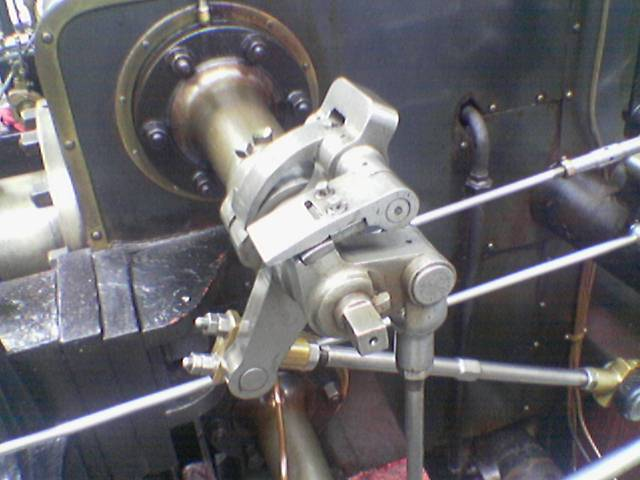
#> input picture Images/original_image.PNG, 640 x 480 px
$ python sobel_from_scratch.py
#> lines starting #> are read from the running program, lines starting #| are printed output that depends on the picture
"""
There is a lot of good information out there related to this topic. The image used in this example was extracted from:
https://en.wikipedia.org/wiki/Sobel_operator

The same concepts explained in this code can be used for other types of filters.

A color image is an array of dimension N x M x 3 where N is the height (number of rows), M is the width (number of
columns) and 3 is related to the colors red, green, blue composing the image.

A grayscale_image image is an array of dimension N x M.

There are lots of good information about color to grayscale_image image transformations out there on the web.
The following link has a very interesting discussion of how to properly do it:
https://stackoverflow.com/questions/687261/converting-rgb-to-grayscale-intensity
"""

from matplotlib.image import imread
import matplotlib.pyplot as plt
import numpy as np

# #---------------------------------------------------------------------------------------------------------------------
# PART I - Transforming an image from color to grayscale
# #---------------------------------------------------------------------------------------------------------------------

# Here we import the image file as an array of shape (nx, ny, nz)
image_file = 'Images/original_image.PNG'
input_image = imread(image_file)  # this is the array representation of the input image
#> input_image is the input picture: shape (480, 640, 3) float32; mean R, G, B 0.417, 0.411, 0.427
[nx, ny, nz] = np.shape(input_image)  # nx: height, ny: width, nz: colors (RGB)
#> nx = 480; ny = 640; nz = 3

# Extracting each one of the RGB components
r_img, g_img, b_img = input_image[:, :, 0], input_image[:, :, 1], input_image[:, :, 2]
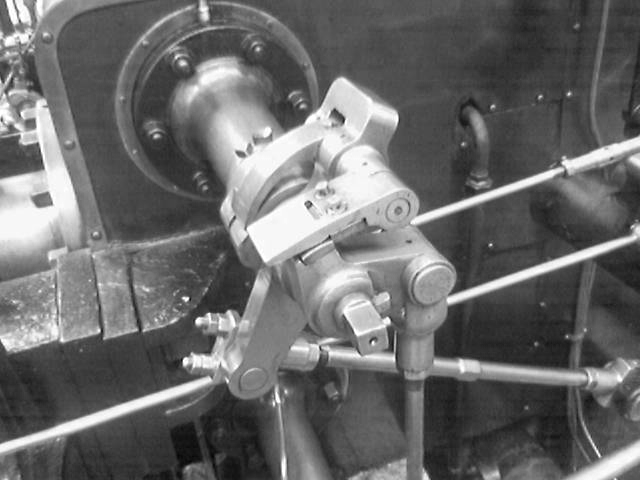
#> r_img: shape (480, 640) float32; min 0.0118, max 1, mean 0.417
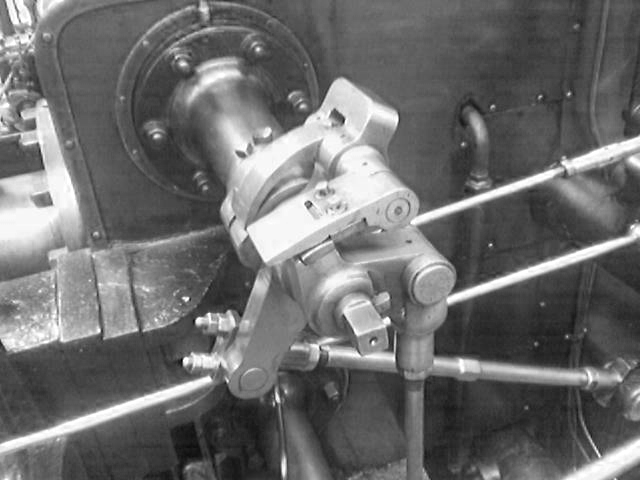
#> b_img: shape (480, 640) float32; min 0, max 1, mean 0.427

# The following operation will take weights and parameters to convert the color image to grayscale
gamma = 1.400  # a parameter
r_const, g_const, b_const = 0.2126, 0.7152, 0.0722  # weights for the RGB components respectively
grayscale_image = r_const * r_img ** gamma + g_const * g_img ** gamma + b_const * b_img ** gamma
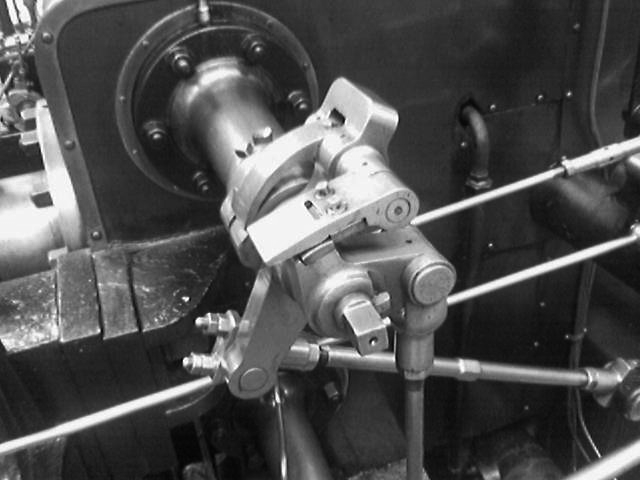
#> grayscale_image: shape (480, 640) float32; min 0.0056, max 1, mean 0.313

# This command will display the grayscale image alongside the original image
fig1 = plt.figure(1)
ax1, ax2 = fig1.add_subplot(121), fig1.add_subplot(122)
ax1.imshow(input_image)
ax2.imshow(grayscale_image, cmap=plt.get_cmap('gray'))
fig1.show()
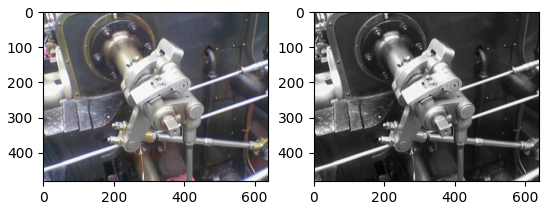
#> figure drawn by matplotlib, 2 panels

# #---------------------------------------------------------------------------------------------------------------------
# PART II - Applying the Sobel operator
# #---------------------------------------------------------------------------------------------------------------------

"""
The kernels Gx and Gy can be thought of as a differential operation in the "input_image" array in the directions x and y
respectively. These kernels are represented by the following matrices:
      _               _                   _                _
     |                 |                 |                  |
     | 1.0   0.0  -1.0 |                 |  1.0   2.0   1.0 |
Gx = | 2.0   0.0  -2.0 |    and     Gy = |  0.0   0.0   0.0 |
     | 1.0   0.0  -1.0 |                 | -1.0  -2.0  -1.0 |
     |_               _|                 |_                _|
"""

# Here we define the matrices associated with the Sobel filter
Gx = np.array([[1.0, 0.0, -1.0], [2.0, 0.0, -2.0], [1.0, 0.0, -1.0]])
Gy = np.array([[1.0, 2.0, 1.0], [0.0, 0.0, 0.0], [-1.0, -2.0, -1.0]])
[rows, columns] = np.shape(grayscale_image)  # we need to know the shape of the input grayscale image
#> rows = 480; columns = 640
sobel_filtered_image = np.zeros(shape=(rows, columns))  # initialization of the output image array (all elements are 0)

# Now we "sweep" the image in both x and y directions and compute the output
for i in range(rows - 2):
    for j in range(columns - 2):
        gx = np.sum(np.multiply(Gx, grayscale_image[i:i + 3, j:j + 3]))  # x direction
        gy = np.sum(np.multiply(Gy, grayscale_image[i:i + 3, j:j + 3]))  # y direction
        sobel_filtered_image[i + 1, j + 1] = np.sqrt(gx ** 2 + gy ** 2)  # calculate the "hypotenuse"
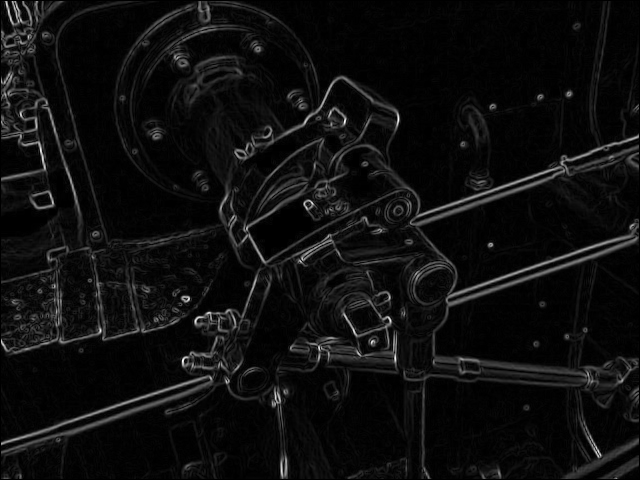
#> sobel_filtered_image: shape (480, 640) float64; min 0, max 3.53, mean 0.204; drawn with min black and max white

# Display the original image and the Sobel filtered image
fig2 = plt.figure(2)
ax1, ax2 = fig2.add_subplot(121), fig2.add_subplot(122)
ax1.imshow(input_image)
ax2.imshow(sobel_filtered_image, cmap=plt.get_cmap('gray'))
fig2.show()

# Show both images
# plt.show()

# Save the filtered image in destination path
# plt.imsave('sobel_filtered_image.png', sobel_filtered_image, cmap=plt.get_cmap('gray'))
